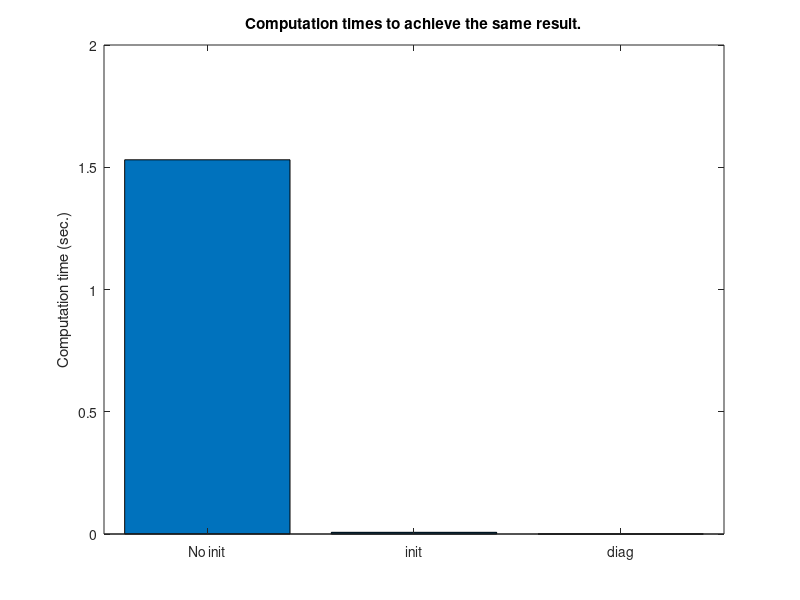

Reproduce this figure in MATLAB. (Note: this script raises an error after producing the figure.)
%% Code for lecture on debugging
% This code is used for teaching basic MATLAB/programming concepts.

%% VIDEO: tic/toc, MATLAB profiler

%% using tic/toc to time code

% brief intro to tic/toc
tic
pause(1)
toc

% good practice to run several times
data = randn(100000,1);
tic, fft(data); toc % MATLAB initializes fft on first run
tic, fft(data); toc % now should be faster

%% using tic/toc to show the importance of initialization

clear
n = 1000;

% no initialization
tic
for i=1:n
    amat1(i,i) = i;
end
t(1) = toc;


% with initialization
tic
amat2 = zeros(n);
for i=1:n
    amat2(i,i) = i;
end
t(2) = toc;


% even better:
tic
amat3 = diag(1:n);
t(3) = toc;


% now plot the computation times
bar(t)
set(gca,'xtick',1:3,'xticklabel',{'No init';'init';'diag'})
ylabel('Computation time (sec.)')
title('Computation times to achieve the same result.')

%% MATLAB profiler

% Put the code below into a separate file (e.g., tmpscript) and run
profile on
tmpscript;
profile viewer;
% Then inspect the profiler results and 
% think about ways to improve the code.


% number of elements
N = 2000;

% initialize
data   = randn(10,N);
result = zeros(N);

for i=1:100
    
    clear ls1
    for j=1:N
        ls1(j) = i + j/N;
    end
    
    % make a nice gradient
    ls1 = transpose(ls1);
    ls2 = ls1*ls1';
    
    dataX = abs( fft(data) ) + randn(size(data));
    
    result = result + ls2*rand + dataX'*dataX;
end

%% end.
